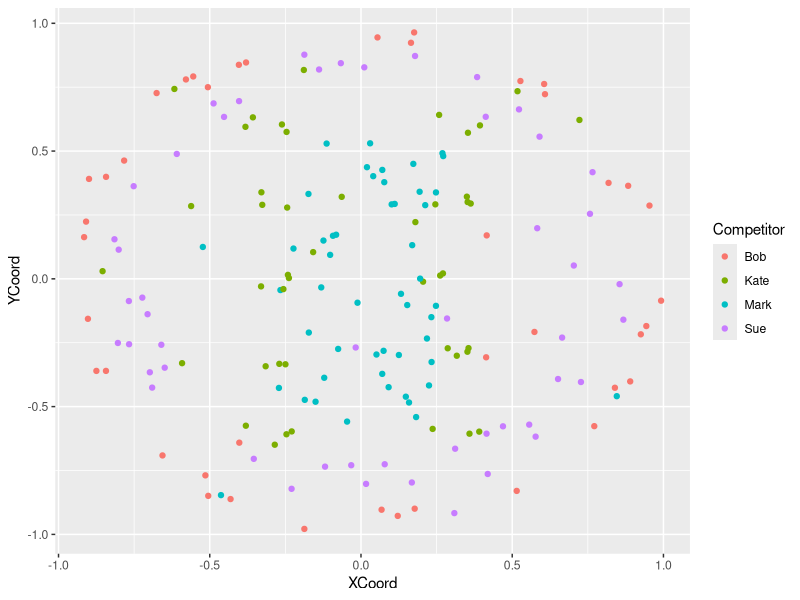

R code for this plot:
library(data.table)
library(ggplot2)

#======================================================================================================
# Helper method for generating a random ellipse

rEllipse <- function(n=1, width=1, height=1, center=c(x=0, y=0)){
  # Generate random points inside an ellipse

  rho <- runif(n=n)
  phi <- runif(n=n, min=0, max=2*pi)

  x <- (sqrt(rho) * cos(phi)) * width / 2 + center[1]
  y <- (sqrt(rho) * sin(phi)) * height / 2 + center[2]

  result <- data.table(x=x, y=y)
  return(result)
}

#======================================================================================================
# Make data

set.seed(1)

bob <- rbind(
  rEllipse(5, width=2, height=2, center=c(0, 0)),
  rEllipse(210, width=2, height=2, center=c(0, 0))[x^2 + y^2 > .9^2]
)

sue <- rbind(
  rEllipse(5, width=2, height=2, center=c(0, 0)),
  rEllipse(210, width=2, height=2, center=c(0, 0))[between(x^2 + y^2, .7^2, .9^2)]
)[sample(.N, 50)]

mark <- rbind(
  rEllipse(10, width=2, height=2, center=c(0, 0)),
  rEllipse(1000, width=2, height=2, center=c(0, 0))[between(x, -.275, .275) & between(y, -.6, .6)]
)[sample(.N, 50)]

kate <- rbind(
  rEllipse(10, width=2, height=2, center=c(0, 0)),
  rEllipse(3, width=.2, height=.1, center=c(.3, -.6)),
  rEllipse(4, width=.2, height=.1, center=c(.3, -.3)),
  rEllipse(3, width=.2, height=.1, center=c(.3, 0)),
  rEllipse(4, width=.2, height=.1, center=c(.3, .3)),
  rEllipse(3, width=.2, height=.1, center=c(.3, .6)),
  rEllipse(4, width=.2, height=.1, center=c(-.3, -.6)),
  rEllipse(3, width=.2, height=.1, center=c(-.3, -.3)),
  rEllipse(4, width=.2, height=.1, center=c(-.3, 0)),
  rEllipse(3, width=.2, height=.1, center=c(-.3, .3)),
  rEllipse(4, width=.2, height=.1, center=c(-.3, .6))
)

#--------------------------------------------------
# Combine competitor throws

dt <- rbind(
  bob[, list(x, y, Competitor="Bob")],
  sue[, list(x, y, Competitor="Sue")],
  mark[, list(x, y, Competitor="Mark")],
  kate[, list(x, y, Competitor="Kate")]
)

# Check distribution
dt[, .N, keyby=Competitor]

# Adjust column names
setnames(dt, c("x", "y"), c("XCoord", "YCoord"))

# Ranom Shuffle
dt <- dt[sample(.N, .N)]

# Make Competitor a factor
dt[, Competitor := factor(Competitor)]

# Add ID column
dt[, ID := .I]

# Fix column order
setcolorder(dt, c("ID", "XCoord", "YCoord", "Competitor"))

# Plot
ggplot(dt, aes(x=XCoord, y=YCoord, color=Competitor))+geom_point()

#======================================================================================================
# Partition data

#--------------------------------------------------
# Split into train and test

train <- dt[sample(.N, round(nrow(dt) * .8))]
test <- dt[!train, on="ID"]

#======================================================================================================
# Write Files to disc

# fwrite(train, "/Users/Ben/Businesses/GormAnalysis/Internal Projects/MLPB/Problems/Classify Dart Throwers/_Data/train.csv")
# fwrite(test, "/Users/Ben/Businesses/GormAnalysis/Internal Projects/MLPB/Problems/Classify Dart Throwers/_Data/test.csv")
